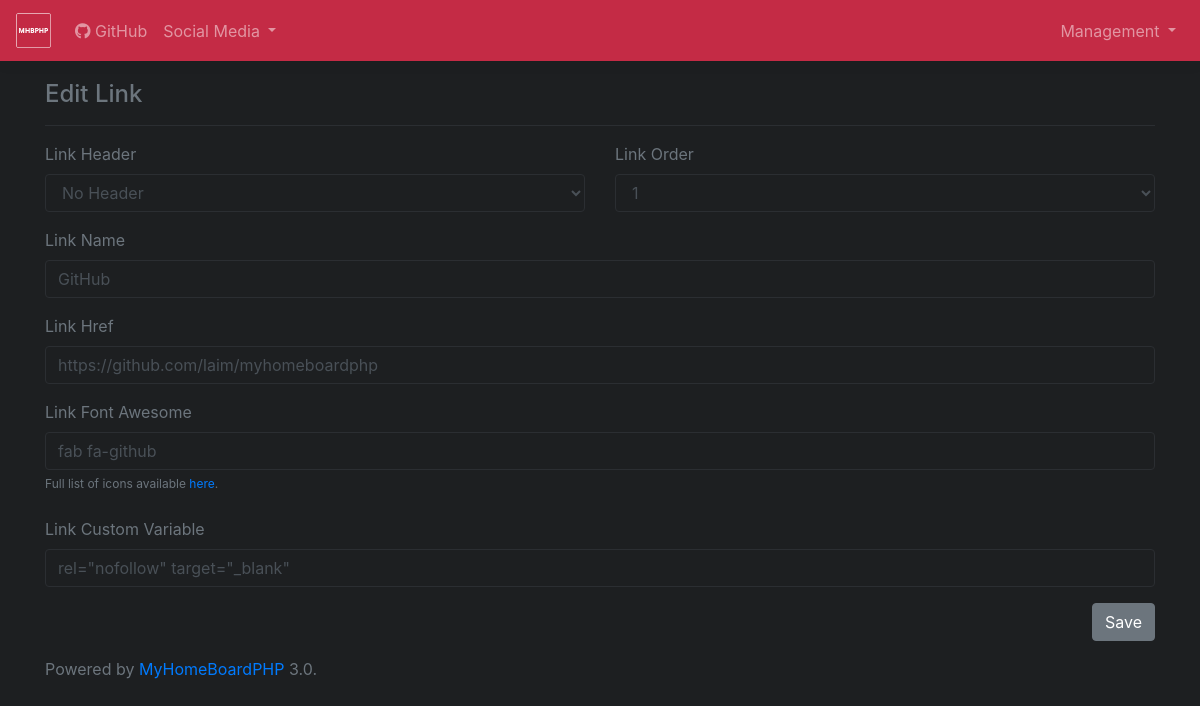
The app's page /links/mod.php?id=1&action=edit&type=link with its own data.
### tables this page shows
CREATE TABLE `tblLink` (
  `LID` int(255) NOT NULL,
  `HID` int(255) NOT NULL,
  `LinkName` varchar(255) NOT NULL,
  `LinkHref` varchar(255) NOT NULL,
  `LinkOrder` int(255) NOT NULL,
  `LinkCustomVar` varchar(255) NOT NULL,
  `LinkFontAwesome` varchar(255) NOT NULL
);

CREATE TABLE `tblLinkHeaders` (
  `HID` int(255) NOT NULL COMMENT 'Link Header ID',
  `HeaderName` varchar(255) NOT NULL,
  `HeaderLink` varchar(255) NOT NULL,
  `HeaderDDName` varchar(255) NOT NULL COMMENT 'Dropdown Name',
  `HeaderOrder` int(11) NOT NULL,
  `HeaderFontAwesome` varchar(255) NOT NULL
);

### include/db/func.php (called while the page is built, shortened)
<?php
    class MyHomeBoardPHP {
        private $db;
        public function __construct(PDO $db){
        $this->db = $db;
        }
        function AllLinkHeaders()
        {
            $q = "SELECT * FROM `tblLinkHeaders` ORDER BY `HeaderOrder` ASC";
            $query = $this->db->prepare($q);
            $query->execute();
            return $query->fetchall();
        }
        function StandaloneLinks()
        {
            $q = "SELECT * FROM `tblLink` WHERE `HID` = '0' ORDER BY `LinkOrder` ASC";
            $query = $this->db->prepare($q);
            $query->execute();
            return $query->fetchall();
        }
        function GetLinkInfo($lid)
        {
            $q = "SELECT * FROM `tblLink` WHERE `LID` = :lid";
            $query = $this->db->prepare($q);
            $query->execute( array('lid'=> $lid) );
            return $query->fetchall();
        }
        function GetLinkCountPerHID($HID)
        {
            $q = "SELECT * FROM `tblLink` WHERE `HID` = :hid";
            $query = $this->db->prepare($q);
            $query->execute( array('hid'=> $HID) );
            return $query->rowCount();
        }
    }
?>

### links/mod.php (the view, shortened to what this page needs)
<?php
    require("../include/db/conn.php");
    require("../include/db/func.php");
    $home = new MyHomeBoardPHP($pdo);
    if(isset($_GET['action']) && isset($_GET['id']) && isset($_GET['type'])){
        $type = htmlentities($_GET['type']);
        $action = htmlentities($_GET['action']);
        $id = htmlentities($_GET['id']);
        if($action == "delete") {
            if ($type == 'link') {
                $name = $home->GetLinkInfo($id)[0]['LinkName'];
                $home->DeleteLink($id);
            } elseif ($type == 'header') {
                $name = $home->GetHeaderInfo($id)[0]['HeaderName'];
                $home->DeleteHeader($id);
            }
            header("location: " . URL . "/links/?action=deleted&name=" . $name . "&type=" . $type);
            die();
        } elseif($action == "edit" && $type == "link") {
            $db_edit_link_HID = $home->GetLinkInfo($id)[0]['HID'];
            $db_edit_linkname = $home->GetLinkInfo($id)[0]['LinkName'];
            $db_edit_linkhref = $home->GetLinkInfo($id)[0]['LinkHref'];
            $db_edit_linkorder = $home->GetLinkInfo($id)[0]['LinkOrder'];
            $db_edit_linkcustomvar = stripslashes($home->GetLinkInfo($id)[0]['LinkCustomVar']);
            $db_edit_linkfontawesome = $home->GetLinkInfo($id)[0]['LinkFontAwesome'];
        } else {
            header("location: " . URL . "/links/");
            die();
        }
    } else {
        header("location: " . URL . "/links/");
        die();
    }
?>
<!doctype html>
<html lang="en">
<head>
  <?php require("../include/style/css.php");?>
</head>
<body>
    <?php require("../include/navigation.php");?>
    <main role="main" class="container">
    <?php  if($type == "link" && $action == "edit") { ?>
        <div class="row">
            <div class="col">
            <h4>Edit Link</h4>
            <hr>
                <form action="" method="post">
                    <div class="row">
                        <div class="col">
                            <div class="form-group">
                                <label for="LinkHeader">Link Header</label>
                                <select class="form-control" id="LinkHeader" name="LinkHeader">
                                    <option value="0" <?php if($db_edit_link_HID == 0) { print("selected");}?>>No Header</option>
                                </select>
                            </div>
                        </div>
                        <div class="col">
                            <div class="form-group">
                                <label for="LinkOrder">Link Order</label>
                                <select class="form-control" id="LinkOrder" name="LinkOrder">
                                    <?php $linkCount = $home->GetLinkCountPerHID($db_edit_link_HID); $c = 1; while($c < $linkCount + 1) { ?>
                                    <option <?php if($db_edit_linkorder == $c) { print("selected"); }?>><?php print($c);?></option>
                                    <?php $c++; } ?>
                                </select>
                            </div>
                        </div>
                    </div>
                    <div class="form-group">
                        <label for="LinkName">Link Name</label>
                        <input type="text" class="form-control" id="LinkName" name="LinkName" placeholder="MyHomeBoardPHP" value="<?php print($db_edit_linkname);?>" required>
                    </div>
                    <div class="form-group">
                        <label for="LinkHref">Link Href</label>
                        <input type="url" class="form-control" id="LinkHref" name="LinkHref" placeholder="https://github.com/laim/MyHomeBoardPHP" value="<?php print($db_edit_linkhref);?>" required>
                    </div>
                    <div class="form-group">
                        <label for="LinkFontAwesome">Link Font Awesome</label>
                        <input type="text" class="form-control" id="LinkFontAwesome" name="LinkFontAwesome" placeholder="fab fa-github" value="<?php print($db_edit_linkfontawesome);?>">
                        <label for="LinkFontAwesome" class="text-muted mt-1" style="font-size: 12px;">Full list of icons available <a href="//fontawesome.com/icons" target="_blank">here</a>.</label>
                    </div>
                    <div class="form-group">
                        <label for="LinkCustomVar">Link Custom Variable</label>
                        <input type="text" class="form-control" id="LinkCustomVar" name="LinkCustomVar" placeholder="rel=&quot;nofollow&quot; target=&quot;_blank&quot;" value="<?php print(htmlentities($db_edit_linkcustomvar));?>">
                    </div>
                    <button type="submit" class="btn btn-primary float-right" id="el_submit" name="el_submit">Save</button>
                </form>
            </div>
        </div>
    <?php } ?>
    <?php require("../include/footer.php"); ?>
    </main>
</body>
</html>

### include/style/css.php (shortened to what this page needs)
  <link href="https://stackpath.bootstrapcdn.com/bootstrap/4.2.1/css/bootstrap.min.css" rel="stylesheet">
  <link href="https://use.fontawesome.com/releases/v5.7.1/css/all.css" rel="stylesheet">
  <link href="<?php print(URL);?>/assets/css/custom.css" rel="stylesheet">
<?php if(DarkMode == true) { ?>
  <link href="<?php print(URL);?>/assets/css/dark.css?v3" rel="stylesheet">
<?php } ?>

### include/navigation.php (shortened to what this page needs)
<nav class="navbar navbar-expand-md navbar-dark bg-dark bg-custom fixed-top box-shadow">
    <a class="navbar-brand" href="<?php print(URL);?>">
      <?php if(NavShowImage == true) { ?>
        <img class="d-block" src="<?php print(URL);?>/assets/images/<?php print(NavImage);?>" width="<?php print(NavWidth);?>" height="<?php print(NavHeight);?>" alt="Navigation Logo">
      <?php } else { ?>
        <?php print(WebName);?>
      <?php } ?>
      </a>
    <div class="collapse navbar-collapse justify-content-between" id="navbar">
      <ul class="navbar-nav mr-auto ">
        <?php foreach($home->StandaloneLinks() as $SL) { ?>
          <li class="nav-item">
            <a class="nav-link" <?php print(stripslashes($SL['LinkCustomVar']));?> href="<?php print($SL['LinkHref']);?>">
              <span class="<?php print($SL['LinkFontAwesome']);?>"></span>
              <?php print($SL['LinkName']);?>
            </a>
          </li>
        <?php } ?>
        <?php foreach($home->AllLinkHeaders() as $LH) { ?>
        <li class="nav-item dropdown">
          <a class="nav-link dropdown-toggle" href="<?php print($LH['HeaderLink']);?>" id="<?php print($LH['HeaderDDName']);?>" data-toggle="dropdown" aria-haspopup="true" aria-expanded="false">
            <?php print($LH['HeaderName']);?>
          </a>
        </li>
        <?php } ?>
      </ul>
      <ul class="navbar-nav">
      <li class="nav-item dropdown">
      <a class="nav-link dropdown-toggle" href="" id="dropdownManagement" data-toggle="dropdown" aria-haspopup="true" aria-expanded="false">
            Management
          </a>
        </li>
     </ul>
    </div>
  </nav>

### include/footer.php
<div class="row mt-3 mb-3 text-muted text-center">
      <div class="col-md text-left">
        <p>Powered by <a href="https://github.com/laim/MyHomeBoardPHP">MyHomeBoardPHP</a><?php if(MHBPHP_HideVersion == false) { print(" " . MHBPHP_Version); }?>.</p>
      </div>
    </div>

### assets/css/custom.css (style rules this page uses)
body { padding-top: 5rem; }
.box-shadow { box-shadow: 0 .25rem .75rem rgba(0, 0, 0, .05); }

### assets/css/dark.css (style rules this page uses)
body { background-color: #1d1f21; color: #6c757d; }
hr { border-color: #2b2e32; }
.btn-primary { color: #fff; background-color: #6c757d; border-color: #6c757d; }
.form-control { color: #495057; background-color: #1d1f21; border: 1px solid #2b2e32; }

### records on screen
tbllink: LinkName "GitHub", LinkHeader "No Header", LinkOrder "1", LinkHref "https://github.com/laim/myhomeboardphp", LinkFontAwesome "fab fa-github", LinkCustomVar "rel=\"nofollow\" target=\"_blank\""
tbllinkheaders: HeaderName "Social Media"

### other values on screen
MHBPHP_Version "3.0"
